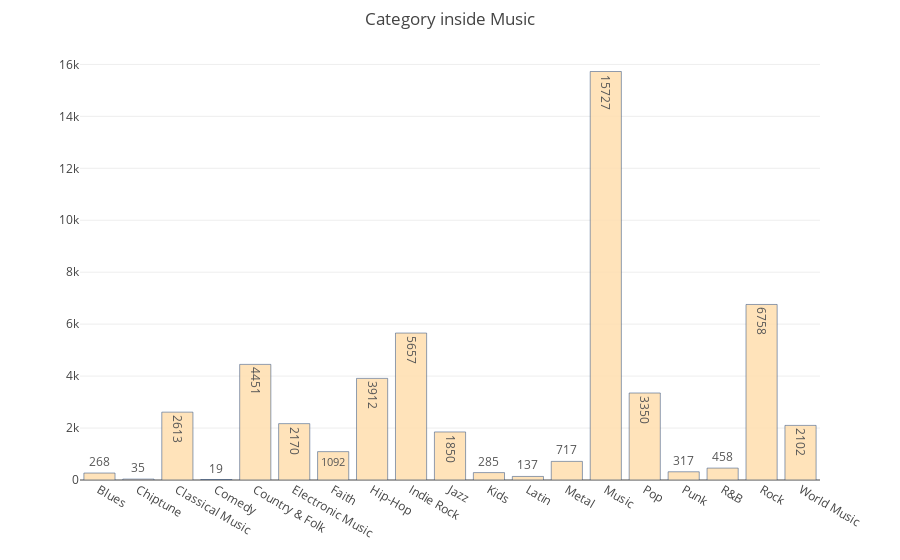

Write notebook code for a chart like this one.
### Markdown cell above
### See, documentary tends to failed almost double than successful. Let we check inside Music.

### Code cell
film_category_unique, film_category_count = np.unique(df[df.main_category == 'Music'].category, return_counts=True)
data = [go.Bar(
            x=film_category_unique,
            y=film_category_count,
    text=film_category_count,
    textposition = 'auto',
            marker=dict(
                color='rgb(255, 224, 179)',
                line=dict(
                    color='rgb(8,48,107)',
                    width=0.5),
            ),
            opacity=0.9
)]
layout = go.Layout(
    title = 'Category inside Music',
     margin = dict(
        t = 50
    )
)
fig = go.Figure(data = data, layout = layout)
py.iplot(fig)

### Figure 1 — Plotly figure (JSON) as saved in the notebook; plotly's stock layout.template omitted (floating-point values rounded to 4 significant figures)
{"data": [{"type": "bar", "x": ["Blues", "Chiptune", "Classical Music", "Comedy", "Country & Folk", "Electronic Music", "Faith", "Hip-Hop", "Indie Rock", "Jazz", "Kids", "Latin", "Metal", "Music", "Pop", "Punk", "R&B", "Rock", "World Music"], "y": [268, 35, 2613, 19, 4451, 2170, 1092, 3912, 5657, 1850, 285, 137, 717, 15727, 3350, 317, 458, 6758, 2102], "text": [268, 35, 2613, 19, 4451, 2170, 1092, 3912, 5657, 1850, 285, 137, 717, 15727, 3350, 317, 458, 6758, 2102], "textposition": "auto", "marker": {"color": "rgb(255, 224, 179)", "line": {"color": "rgb(8,48,107)", "width": 0.5}}, "opacity": 0.9}], "layout": {"title": "Category inside Music", "margin": {"t": 50}}}
